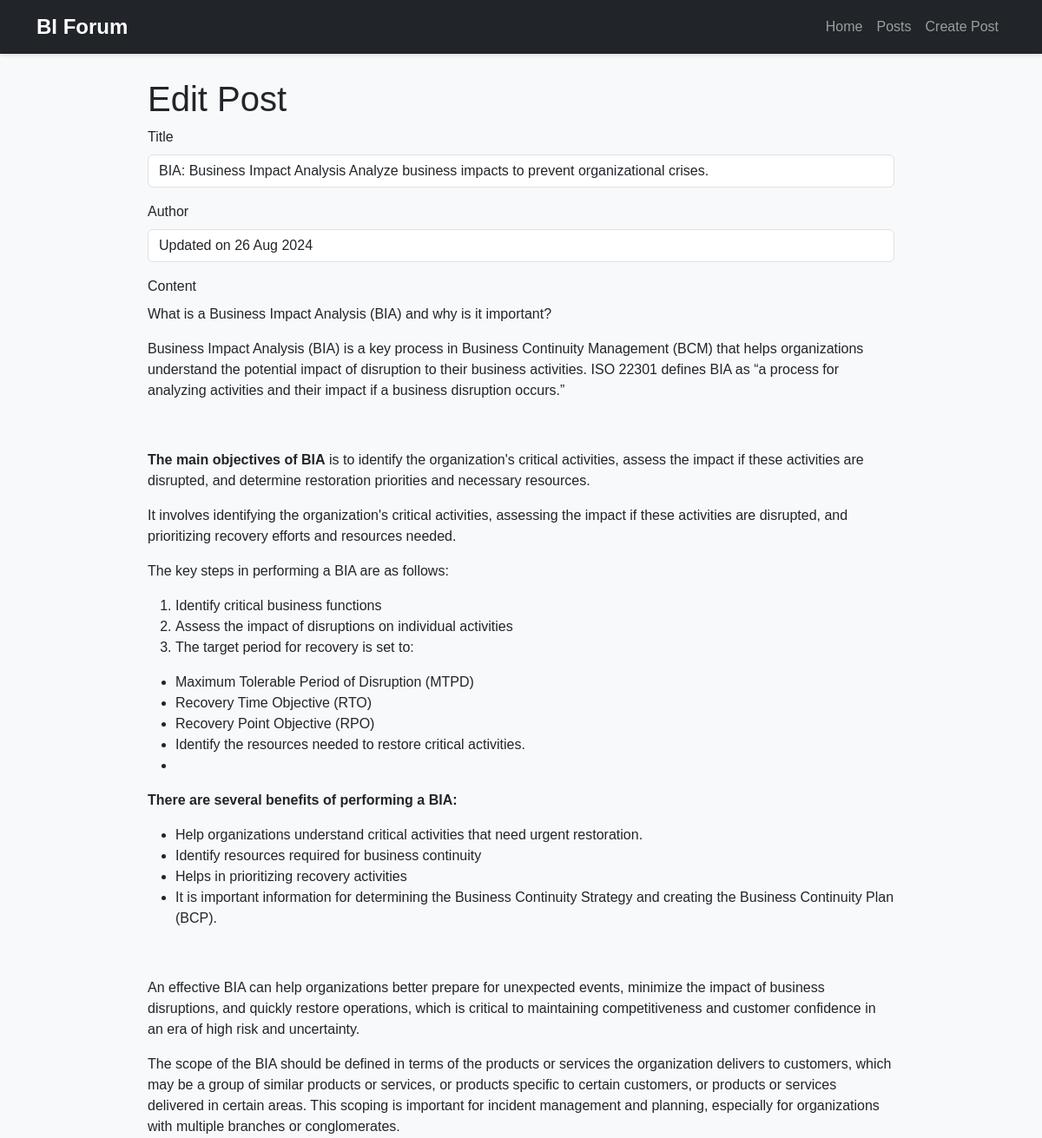
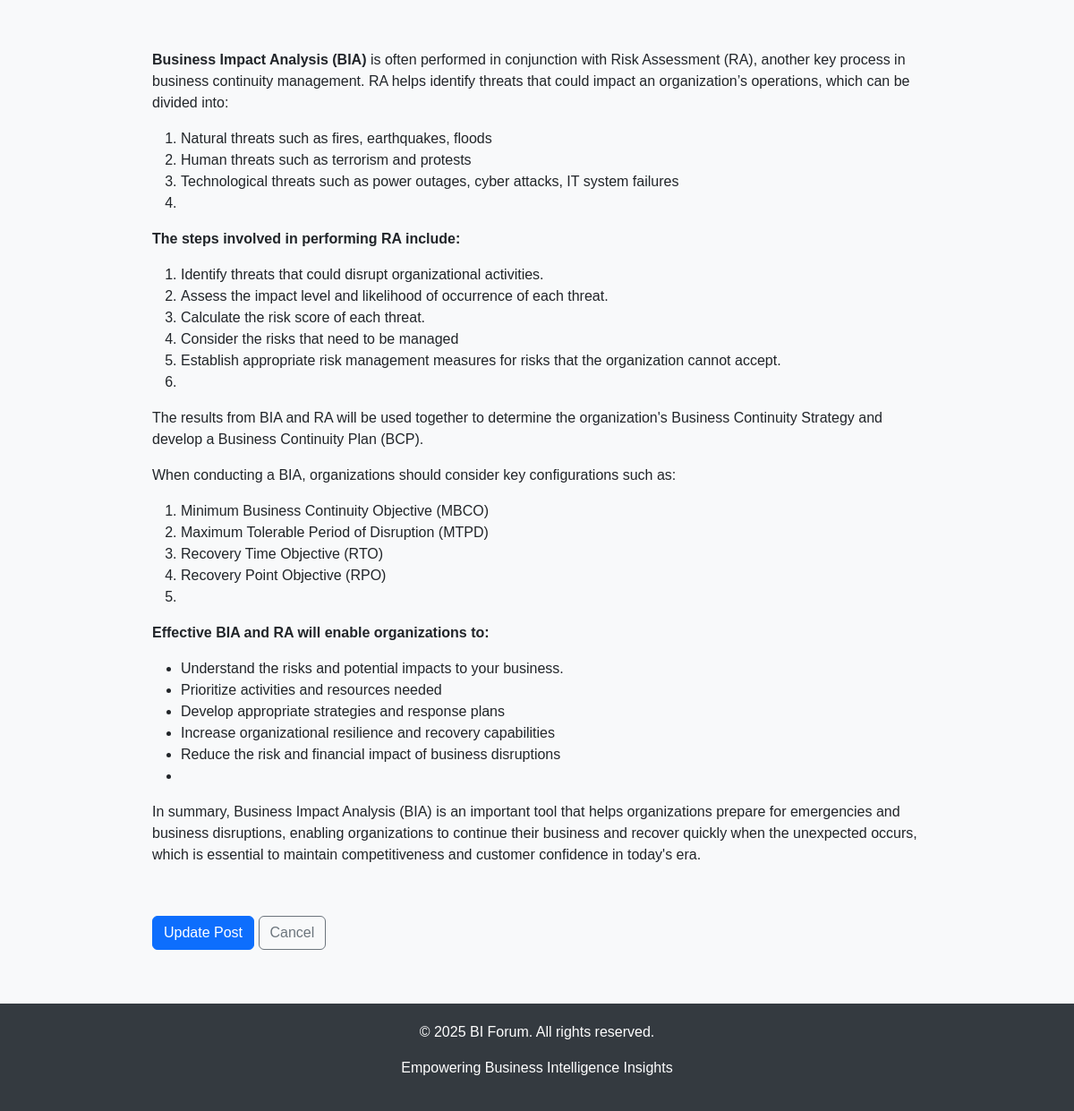
Page /edit/2 on the committed database (2 pictures, top to bottom).
### app.py (models this page shows)
class Post(db.Model):
    id = db.Column(db.Integer, primary_key=True)
    title = db.Column(db.String(100), nullable=False)
    content = db.Column(db.Text, nullable=False)
    author = db.Column(db.String(50), nullable=False)
    created_at = db.Column(db.DateTime, default=datetime.utcnow)

### app.py (the view, shortened to what this page needs)
@app.route('/edit/<int:post_id>', methods=['GET', 'POST'])
def edit_post(post_id):
    post = Post.query.get_or_404(post_id)
    return render_template('edit_post.html', post=post)

### templates/edit_post.html (shortened to what this page needs)
{% extends "layout.html" %}
{% block content %}
<h1>Edit Post</h1>
<form method="POST" action="{{ url_for('edit_post', post_id=post.id) }}">
    <div class="mb-3">
        <label for="title" class="form-label">Title</label>
        <input type="text" class="form-control" id="title" name="title" value="{{ post.title }}" required>
    </div>
    <div class="mb-3">
        <label for="author" class="form-label">Author</label>
        <input type="text" class="form-control" id="author" name="author" value="{{ post.author }}" required>
    </div>
    <div class="mb-3">
        <label for="content" class="form-label">Content</label>
        <div id="editor" style="min-height: 200px;">{{ post.content | safe }}</div>
    </div>
    <button type="submit" class="btn btn-primary">Update Post</button>
    <a href="{{ url_for('post_detail', post_id=post.id) }}" class="btn btn-outline-secondary">Cancel</a>
</form>
{% endblock %}

### templates/layout.html (style rules this page uses)
body { padding-top: 70px; font-family: 'Arial', sans-serif; background-color: #f8f9fa; }

### rows in the picture
Post: title "BIA: Business Impact Analysis Analyze business impacts to prevent organizational crises.", author "Updated on 26 Aug 2024", content "What is a Business Impact Analysis (BIA) and why is it important? Business Impact Analysis (BIA) is a key process in Business Continuity Management (BCM) that helps organizations understand the potential impact of disruption to their business activities. ISO 22301 defines BIA as “a process for analyzing activities and their impact if a business disruption occurs.” The main objectives of BIA is to identify the organization's critical activities, assess the impact if these activities are disrupted, and determine restoration priorities and necessary resources. It involves identifying the organization's critical activities, assessing the impact if these activities are disrupted, and…"
